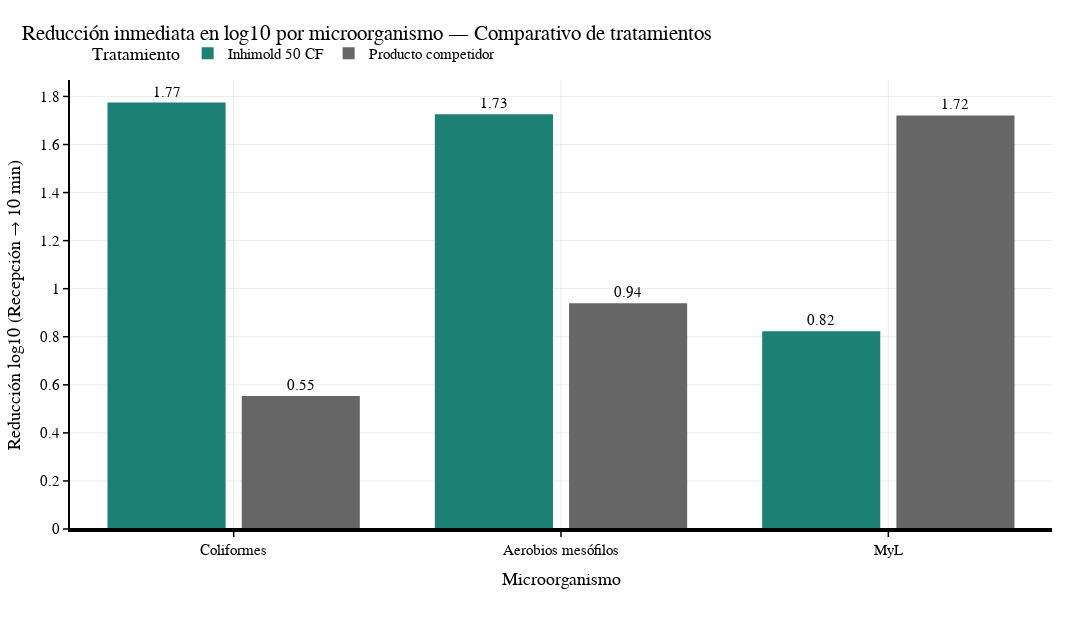

Notebook cell for this chart:
### Code cell
# 1) Reducción inmediata (Recepción → 10 min)
fig1, data1, paths1 = plot_reduccion_tratamientos_plotly(
    df,
    metric="10min",
    #output_dir=ROOT_IMAGEN,            # o "/mnt/data"
    save_html=True,
    save_png=False
)
s3.save_plotly_html(fig1, "barras_reduccion_10min.html")

### Figure 1 — Plotly figure (JSON) as saved in the notebook; plotly's stock layout.template omitted (floating-point values rounded to 4 significant figures)
{"data": [{"cliponaxis": false, "customdata": [[1.775, 98.32], [1.726, 98.12], [0.8233, 84.98]], "hovertemplate": "<b>%{x}</b><br>Tratamiento: <b>Inhimold 50 CF</b><br>Reducción log10: %{customdata[0]:.3f}<br>Reducción equivalente: %{customdata[1]:.1f}%<extra></extra>", "marker": {"color": "#1C8074", "line": {"width": 0}}, "name": "Inhimold 50 CF", "text": ["1.77", "1.73", "0.82"], "textposition": "outside", "type": "bar", "x": ["Coliformes", "Aerobios mesófilos", "MyL"], "y": [1.775, 1.726, 0.8233]}, {"cliponaxis": false, "customdata": [[0.5534, 72.04], [0.9398, 88.51], [1.721, 98.1]], "hovertemplate": "<b>%{x}</b><br>Tratamiento: <b>Producto competidor</b><br>Reducción log10: %{customdata[0]:.3f}<br>Reducción equivalente: %{customdata[1]:.1f}%<extra></extra>", "marker": {"color": "#666666", "line": {"width": 0}}, "name": "Producto competidor", "text": ["0.55", "0.94", "1.72"], "textposition": "outside", "type": "bar", "x": ["Coliformes", "Aerobios mesófilos", "MyL"], "y": [0.5534, 0.9398, 1.721]}], "layout": {"bargap": 0.18, "bargroupgap": 0.12, "barmode": "group", "font": {"color": "black", "family": "Arial", "size": 15}, "height": 620, "legend": {"bgcolor": "rgba(255,255,255,0)", "borderwidth": 0, "orientation": "h", "title": {"text": "Tratamiento"}, "x": 0.02, "xanchor": "left", "y": 1.02, "yanchor": "bottom"}, "margin": {"b": 90, "l": 70, "r": 40, "t": 80}, "paper_bgcolor": "white", "plot_bgcolor": "white", "shapes": [{"line": {"color": "black", "width": 2}, "type": "line", "x0": 0, "x1": 1, "xref": "x domain", "y0": 0, "y1": 0, "yref": "y"}], "title": {"text": "Reducción inmediata en log10 por microorganismo — Comparativo de tratamientos", "x": 0.02, "xanchor": "left"}, "width": 1200, "xaxis": {"gridcolor": "rgba(0,0,0,0.08)", "linecolor": "black", "linewidth": 2, "showline": true, "tickcolor": "black", "ticks": "outside", "tickwidth": 1.5, "title": {"text": "Microorganismo"}}, "yaxis": {"gridcolor": "rgba(0,0,0,0.08)", "linecolor": "black", "linewidth": 2, "showline": true, "tickcolor": "black", "ticks": "outside", "tickwidth": 1.5, "title": {"text": "Reducción log10 (Recepción → 10 min)"}, "zeroline": false}}}
